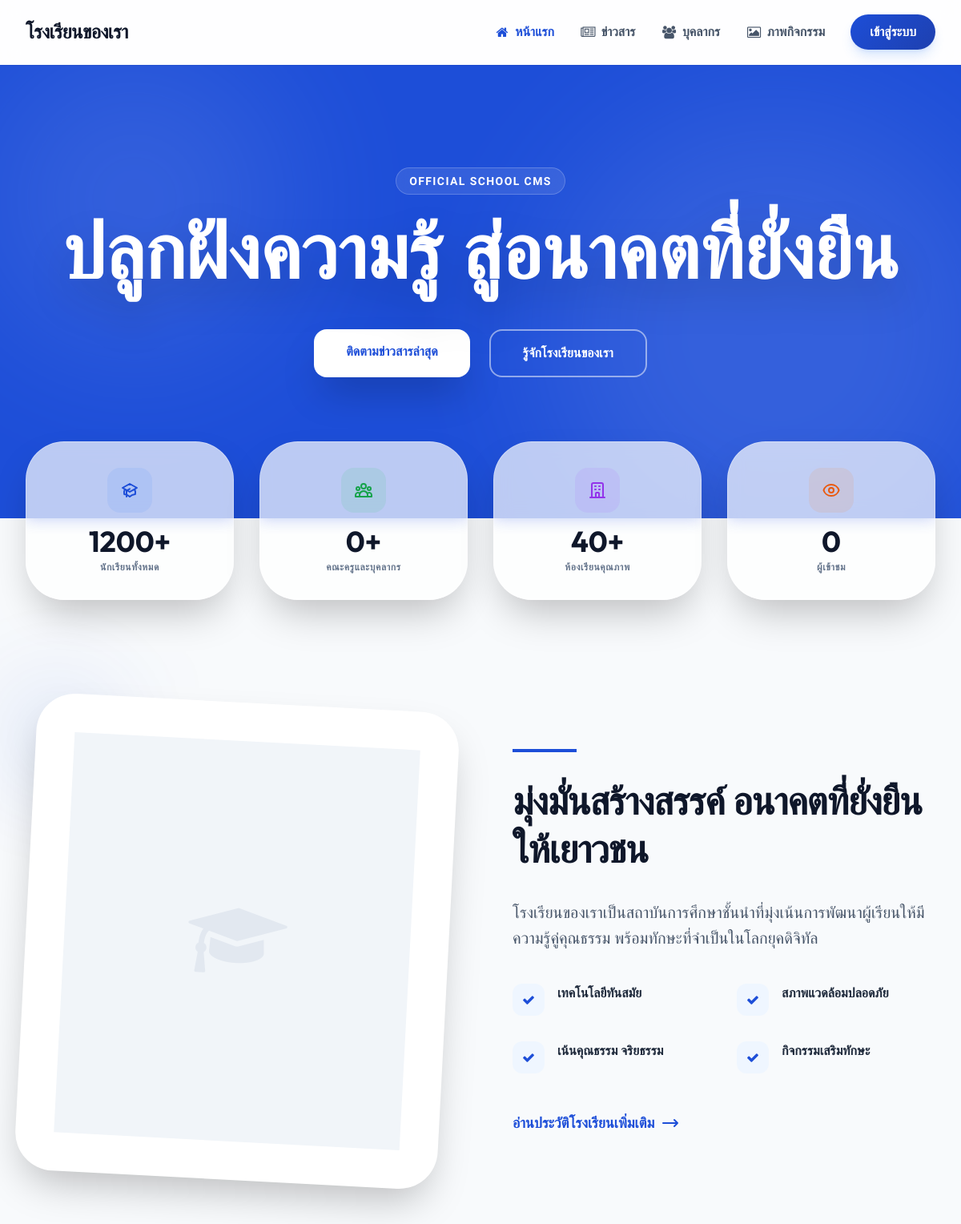
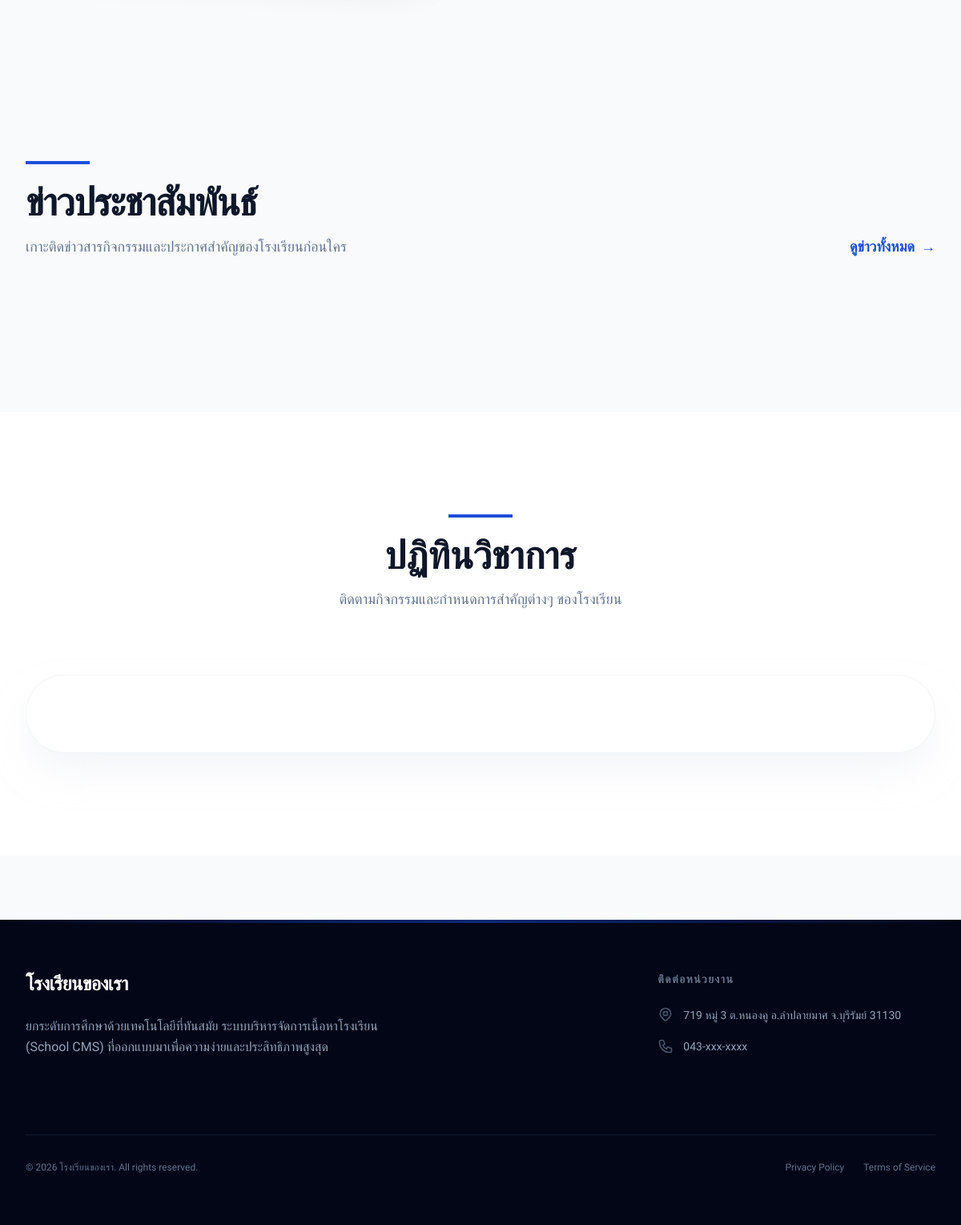
The page / on the database its author committed (2 pictures, top to bottom).
### tables this page shows
CREATE TABLE IF NOT EXISTS `settings` (
    `id` INT AUTO_INCREMENT PRIMARY KEY,
    `setting_key` VARCHAR(100) NOT NULL UNIQUE,
    `setting_value` LONGTEXT DEFAULT NULL,
    `category` VARCHAR(50) DEFAULT 'general',
    INDEX (`setting_key`)
);

CREATE TABLE IF NOT EXISTS `menus` (
    `id` INT AUTO_INCREMENT PRIMARY KEY,
    `title` VARCHAR(100) NOT NULL,
    `url` VARCHAR(255) NOT NULL,
    `icon` VARCHAR(100) DEFAULT NULL,
    `parent_id` INT DEFAULT NULL,
    `sort_order` INT DEFAULT 0,
    `is_active` TINYINT(1) DEFAULT 1,
    `created_at` TIMESTAMP DEFAULT CURRENT_TIMESTAMP,
    FOREIGN KEY (`parent_id`) REFERENCES `menus`(`id`) ON DELETE CASCADE
);

### themes/default/layout.php (the view, shortened to what the rows shown need)
<!DOCTYPE html>
<html lang="th" class="scroll-smooth">
<head>
    <?php
    $siteName = \Core\Database::getSetting('site_name', 'School CMS Mix');
    $currentPath = parse_url($_SERVER['REQUEST_URI'], PHP_URL_PATH);
    ?>
    <script src="https://cdn.tailwindcss.com"></script>
    <link href="https://cdnjs.cloudflare.com/ajax/libs/flowbite/2.3.0/flowbite.min.css" rel="stylesheet" />
    <link rel="stylesheet" href="https://cdnjs.cloudflare.com/ajax/libs/font-awesome/4.7.0/css/font-awesome.min.css">
</head>
<body class="bg-slate-50 flex flex-col min-h-screen text-slate-800">
    <nav class="glass-nav border-b border-white/20 sticky top-0 z-50 shadow-sm transition-all duration-300">
        <div class="max-w-7xl mx-auto px-4 sm:px-6 lg:px-8">
            <div class="flex justify-between h-20">
                <div class="flex items-center">
                    <a href="<?= url('/') ?>" class="flex-shrink-0 flex items-center group">
                        <span
                            class="text-2xl font-bold text-slate-900 heading-font tracking-tight"><?= $siteName ?></span>
                    </a>
                </div>
                <div class="hidden md:ml-6 md:flex md:items-center md:space-x-8">
                    <?php
                    $dynamicMenus = \Modules\Settings\Models\Menu::getAllActive();
                    foreach ($dynamicMenus as $m):
                        $hasChildren = !empty($m['children']);
                        $isActiveMenu = $currentPath === $m['url'];
                        ?>
                        <?php if (!$hasChildren): ?>
                            <a href="<?= url($m['url']) ?>"
                                class="<?= $isActiveMenu ? 'text-primary' : 'text-slate-600' ?> hover:text-primary font-bold transition-colors flex items-center">
                                <?php if ($m['icon']): ?>
                                    <i class="fa <?= $m['icon'] ?> fa-fw mr-1.5"></i>
                                <?php endif; ?>
                                <?= $m['title'] ?>
                            </a>
                        <?php endif; ?>
                    <?php endforeach; ?>
                    <a href="<?= url('/auth') ?>"
                        class="btn-premium text-white px-6 py-2.5 rounded-full font-bold shadow-lg shadow-blue-500/20">เข้าสู่ระบบ</a>
                </div>
            </div>
        </div>
    </nav>
    <main class="flex-grow animate-fade-in">
        <?php if (isset($content))
            echo $content; ?>
    </main>
    <footer class="bg-slate-950 text-white mt-20 relative overflow-hidden">
        <div
            class="absolute top-0 left-0 w-full h-1 bg-gradient-to-r from-transparent via-primary to-transparent opacity-50">
        </div>
        <div class="max-w-7xl mx-auto py-16 px-4 sm:px-6 lg:px-8 relative z-10">
            <div class="grid grid-cols-1 md:grid-cols-3 gap-12">
                <div class="md:col-span-2">
                    <div class="flex items-center mb-6">
                        <h3 class="text-2xl font-bold heading-font tracking-tight"><?= $siteName ?></h3>
                    </div>
                    <p class="text-slate-400 text-base max-w-md leading-relaxed mb-8">
                        <?= \Core\Database::getSetting('footer_description', 'ยกระดับการศึกษาด้วยเทคโนโลยีที่ทันสมัย ระบบบริหารจัดการเนื้อหาโรงเรียน (School CMS) ที่ออกแบบมาเพื่อความง่ายและประสิทธิภาพสูงสุด') ?>
                    </p>
                </div>
                <div>
                    <h4 class="text-sm font-bold uppercase tracking-widest text-slate-500 mb-6">ติดต่อหน่วยงาน</h4>
                    <ul class="text-slate-400 space-y-4 text-sm leading-relaxed">
                        <li class="flex items-start">
                            <?= \Core\Database::getSetting('school_address', '719 หมู่ 3 ต.หนองคู อ.ลำปลายมาศ จ.บุรีรัมย์ 31130') ?>
                        </li>
                        <li class="flex items-center">
                            <?= \Core\Database::getSetting('school_phone', '043-xxx-xxxx') ?>
                        </li>
                    </ul>
                </div>
            </div>
            <div
                class="mt-16 pt-8 border-t border-slate-900 flex flex-col md:flex-row justify-between items-center text-xs text-slate-500 space-y-4 md:space-y-0">
                <p><?= \Core\Database::getSetting('footer_copyright', '&copy; ' . date('Y') . ' ' . $siteName . '. All rights reserved.') ?>
                </p>
                <div class="flex space-x-6">
                    <a href="#" class="hover:text-slate-300">Privacy Policy</a>
                    <a href="#" class="hover:text-slate-300">Terms of Service</a>
                </div>
            </div>
        </div>
    </footer>
</body>
</html>

### rows shown on the page
settings: setting_value "โรงเรียนของเรา"
menus: title "หน้าแรก"
menus: title "ข่าวสาร"
menus: title "บุคลากร"
menus: title "ภาพกิจกรรม"

### other values the page prints
$home_hero_title "ปลูกฝังความรู้ สู่อนาคตที่ยั่งยืน"
$home_hero_button_text "ติดตามข่าวสารล่าสุด"
$student_count "1200"
$personnel_count "0"
$classroom_count "40"
$visitor_count "0"
$home_about_title "มุ่งมั่นสร้างสรรค์ อนาคตที่ยั่งยืนให้เยาวชน"
$home_about_content "โรงเรียนของเราเป็นสถาบันการศึกษาชั้นนำที่มุ่งเน้นการพัฒนาผู้เรียนให้มีความรู้คู่คุณธรรม พร้อมทักษะที่จำเป็นในโลกยุคดิจิทัล"
$feature "เทคโนโลยีทันสมัย"
$feature "สภาพแวดล้อมปลอดภัย"
$feature "เน้นคุณธรรม จริยธรรม"
$feature "กิจกรรมเสริมทักษะ"
$home_about_button_text "อ่านประวัติโรงเรียนเพิ่มเติม"
